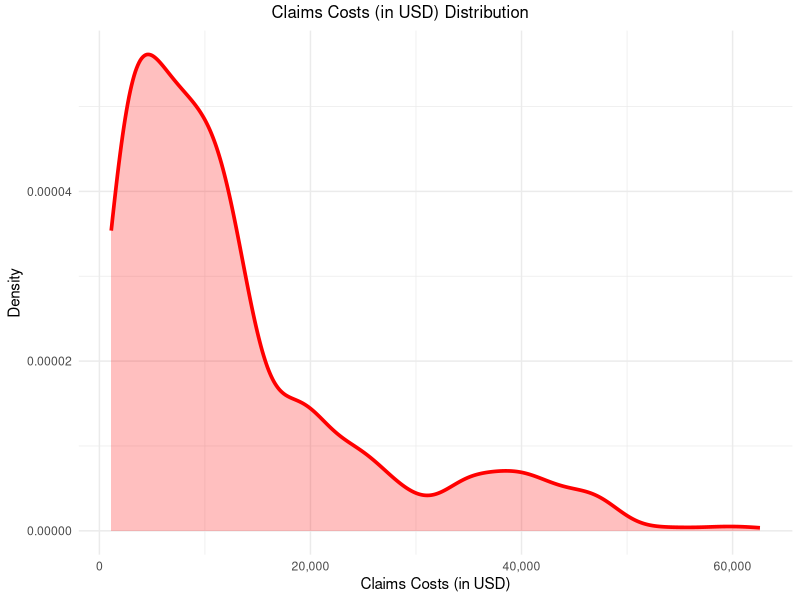
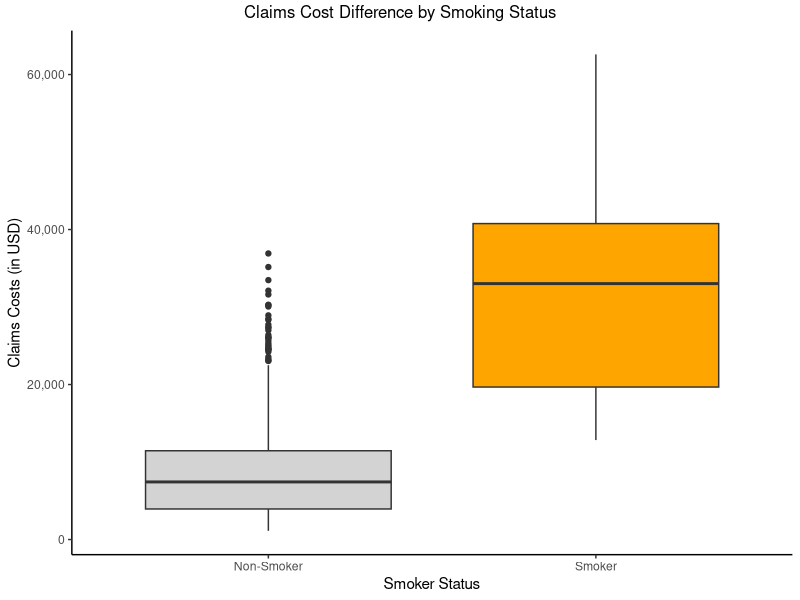

The R script that drew these images, in order:
## ---- chunk 1
#| results: "hide"
#| label: "data-preparation"
#| message: false
#| echo: false

#import libraries
library(readr)
library(dplyr)
library(ggplot2)
library(psych)
library(scales)
library(modelr)
library(glmnet)
library(ggpubr)
library(kableExtra)
library(knitr)

#load data
insurance_data_s26 <- read_csv("insurance_data_S26.csv")
insurance_validation <- read_csv("insurance_data_validation_S26.csv")
## ---- chunk 2
#| label: "data-exploration-1"
#| results: "hide"
#| echo: false
insurance_data_s26 <- insurance_data_s26 %>% select(-c(`...1`))

names(insurance_data_s26)
str(insurance_data_s26)
## ---- chunk 3
#| label: "data-cleaning"
#| results: "hide"
#| echo: false

#evaluate missingness + check dimensions
dim(insurance_data_s26)
insurance_data_s26_clean <- insurance_data_s26 %>% filter(!is.na(charges))
dim(insurance_data_s26_clean)

#transform dummies
insurance_data_s26_clean <- insurance_data_s26_clean %>% mutate(
  male = ifelse(sex == "male", 1, 0), 
  smoker = ifelse(smoker == "no", 0, 1)
) %>% select(-c(sex))
## ---- chunk 4
#| label: "tbl-data-summary"
#| echo: false

#needs formated!!!
tbl <- describe(insurance_data_s26_clean)
tbl <- tbl %>% select(c(n, min, median, mean, max, sd)) %>% filter(rownames(tbl) != "region*" & rownames(tbl) != "caseID")
tbl <- tbl %>% slice(5, 1:4, 6:10)
tbl <- kable(tbl, col.names = 
            c("", "Count", "Minimum", "Median", "Mean", "Maximum", "Std. Dev."),
            digits = 3, 
            format.args = list(big.mark = ",")) %>% row_spec(1, bold = TRUE) %>%
  kable_classic() %>% 
  kable_styling(bootstrap_options = c("striped", "hover", "condensed")) 
tbl
## ---- chunk 5
#| label: "fig-data-dispersion"
#| echo: false
#| fig-cap: "Distribution of Claim Costs"

dens <- ggplot(insurance_data_s26_clean, aes(charges)) + geom_density(color = "red", linewidth = 1.25, fill = "red", alpha = .25) + labs(
  x = "Claims Costs (in USD)", 
  y = "Density", 
) + theme_minimal() + scale_y_continuous(labels = comma) + scale_x_continuous(labels = comma)

dens <- annotate_figure(dens, top = text_grob("Claims Costs (in USD) Distribution"))
dens

## ---- chunk 6
#| label: "transform-outcome"
#| results: "hide"
#| echo: false

insurance_data_s26_clean <- insurance_data_s26_clean %>% mutate(
  log_charges = log(charges + 1)
)

## ---- chunk 7
#| label: "fig-box-smoker"
#| echo: false
box <- ggplot(insurance_data_s26_clean, aes(x = as.factor(smoker), y = charges, fill = as.factor(smoker))) +
  geom_boxplot() +
  scale_x_discrete(labels = c("Non-Smoker", "Smoker")) +
  scale_y_continuous(labels = comma) + 
  scale_fill_manual(values = c("lightgrey", "orange"), guide = "none") +
  labs(x = "Smoker Status", y = "Claims Costs (in USD)") + theme_classic()
box <- annotate_figure(box, top = text_grob("Claims Cost Difference by Smoking Status"))
box
## ---- chunk 8
#| label: "data-split"
#| results: "hide"
#| echo: false

set.seed(12345) #set seed
train_index <- sample(
  x = 1:nrow(insurance_data_s26_clean), 
  size = floor(0.8*nrow(insurance_data_s26_clean))) 

#training and validation sets
insurance_train <- insurance_data_s26_clean[train_index, ]
insurance_test <- insurance_data_s26_clean[-train_index, ]

#sub-split for LASSO
insurance_train_input <- model.matrix(log_charges ~ . -caseID -charges, data = insurance_train)
insurance_train_output <- insurance_train$log_charges

insurance_test_input <- model.matrix(log_charges ~ . -caseID -charges, data = insurance_test )
insurance_test_output <- insurance_test$log_charges

## ---- chunk 9
#| label: "model-sws-aic"
#| results: "hide"
#| message: false
#| echo: false
#prep models
nullModel <- lm(log_charges ~ 1, data = insurance_train)
fullModel <- lm(log_charges ~ . -caseID -charges, data = insurance_train)

#final model build
model1 <- step(
  object = nullModel, 
  scope = list(
    lower = nullModel, 
    upper = fullModel
  ), 
  data = insurance_train, 
  direction = "both",
  k = 2, 
  trace = 0
)

summary(model1)

## ---- chunk 10
#| label: "model-lasso"
#| results: "hide"
#| message: false
#| echo: false

#set seed
set.seed(54321)

#build model
model2 <- cv.glmnet(
  x = insurance_train_input, 
  y = insurance_train_output, 
  family = "gaussian", 
  alpha = 1, 
  lambda = NULL, 
  standardize = TRUE, 
  nfolds = 10
)

model_2 <- predict(model2, s = model2$lambda.1se, type = "coefficients")
model_2 <- data.frame(name = model_2@Dimnames[[1]][model_2@i + 1], coefficient = model_2@x)
model_2

## ---- chunk 11
#| label: "model-1-validation"
#| results: "hide"
#| echo: false

#predict values
model1_predicted <- predict(model1, newdata = insurance_test)

#calculate R^2
rss <- sum((model1_predicted - insurance_test_output)^2)  
tss <- sum((insurance_test_output - mean(insurance_test_output))^2)
r2 <- 1- (rss/tss)
r2
#calculate RMSE
mse <- modelr::mse(model = model1, data = insurance_test)
rmse <- sqrt(mse)
rmse

rmse_factor <- exp(rmse)
rmse_factor
## ---- chunk 12
#| label: "model-2-validation"
#| results: "hide"
#| echo: false

#predict values
model2_predicted <- predict(model2, s = model2$lambda.1se, newx = insurance_test_input)

#calculate R^2
rss <- sum((model2_predicted - insurance_test_output)^2)  
tss <- sum((insurance_test_output - mean(insurance_test_output))^2)
r2 <- 1- (rss/tss)
r2
#calculate RMSE
rmse <- sqrt(mean((insurance_test_output - model2_predicted)^2))
rmse

rmse_factor <- exp(rmse)
rmse_factor
## ---- chunk 13
#| label: "validation-set-clean"
#| results: "hide"
#| echo: false

insurance_validation <- insurance_validation %>% filter(!is.na(charges)) %>% select(-c(`...1`))
dim(insurance_validation)

#transform dummies
insurance_validation <- insurance_validation %>% mutate(
  male = ifelse(sex == "male", 1, 0), 
  smoker = ifelse(smoker == "no", 0, 1)
) %>% select(-c(sex))


#transform outcome
insurance_validation <- insurance_validation %>% mutate(
  log_charges = log(charges + 1)
)

#split data input/output
insurance_validation_input <- model.matrix(log_charges ~ . -charges -caseID, data = insurance_validation)
insurance_validation_output <- insurance_validation$log_charges
## ---- chunk 14
#| label: "validation-set-test"
#| results: "hide"
#| echo: false

#model 1 test
model1_predicted <- predict(model1, newdata = insurance_validation)
rmse1 <- sqrt(mean((insurance_validation_output - model1_predicted)^2))
rmse1
rmse1_factor <- exp(rmse1)
rmse1_factor

#model 2 test
model2_predicted <- predict(model2, s = model2$lambda.1se, newx = insurance_validation_input)
rmse2 <- sqrt(mean((insurance_validation_output - model2_predicted)^2))
rmse2
rmse2_factor <- exp(rmse2)
rmse2_factor
